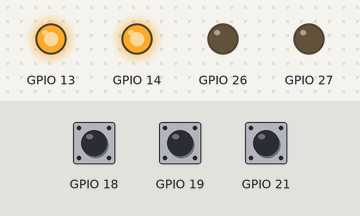
This sketch was run on a simulated ESP32. Shown: output pins drawn as LEDs (lit = HIGH). Dashed ring = blinking. The test bench sets the inputs (shaded band); at power-on: GPIO 19 HIGH, GPIO 21 HIGH, GPIO 18 HIGH. WiFi joins after 1.5 s; servers stay silent unless stated; uploads are accepted with an empty reply; what the sketch prints to the serial monitor is not drawn.

Above: at 4.7 s.
4.8 s: GPIO 19 pulled LOW for 1 s
At 5.82 s:
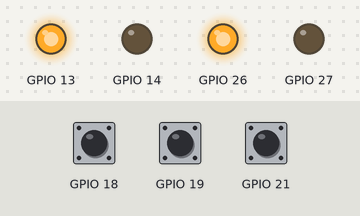
7.8 s: GPIO 21 pulled LOW for 3.2 s
At 7.9 s:
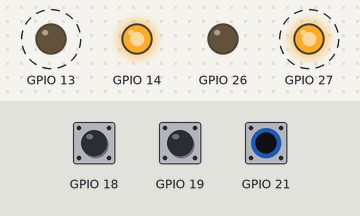
12.5 s: GPIO 18 pulled LOW for 0.15 s
At 13.0 s:
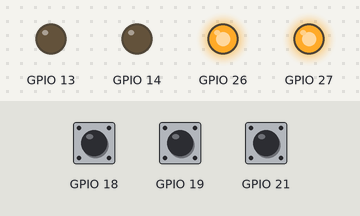
14.7 s: GPIO 18 pulled LOW for 3.2 s
At 18.7 s:
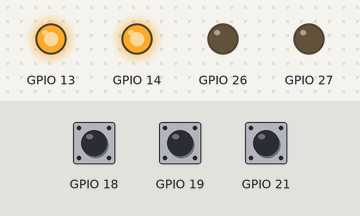
19.8 s: GPIO 19 pulled LOW for 3.2 s
At 19.9 s:
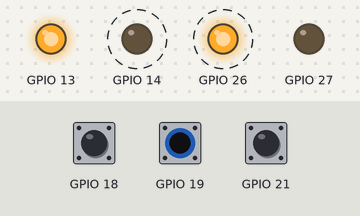
Timing chart, 0 to 24.4 s (numbered marks = the images above; inputs shaded):
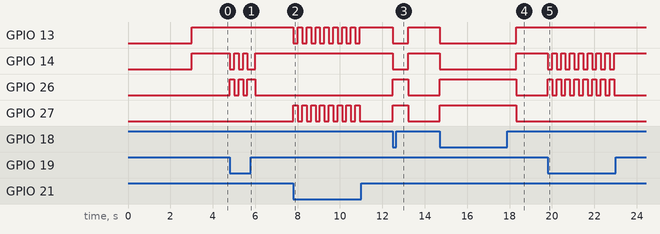

Measured:
- after the input at 4.8 s, GPIO 14: goes LOW 0.21 s, HIGH 0.21 s, LOW 0.21 s, HIGH 0.21 s, LOW 0.37 s, then HIGH, starting at once; GPIO 26: goes HIGH 0.21 s, LOW 0.21 s, HIGH 0.21 s, LOW 0.21 s, HIGH 0.37 s, then LOW, starting at once
- after the input at 7.8 s, GPIO 13: alternates HIGH for 0.21 s and LOW for 0.21 s, 16 changes in all, then stays HIGH, starting at once; GPIO 27: alternates HIGH for 0.21 s and LOW for 0.21 s, 16 changes in all, then stays LOW, starting at once
- after the input at 12.5 s, GPIO 13, GPIO 14: HIGH → LOW at once, → HIGH 0.71 s later; GPIO 26, GPIO 27: LOW → HIGH at once, → LOW 0.71 s later
- after the input at 14.7 s, GPIO 13, GPIO 14: HIGH → LOW at once, → HIGH 3.6 s later; GPIO 26, GPIO 27: LOW → HIGH at once, → LOW 3.6 s later
- after the input at 19.8 s, GPIO 14: alternates HIGH for 0.21 s and LOW for 0.21 s, 16 changes in all, then stays HIGH, starting at once; GPIO 26: alternates HIGH for 0.21 s and LOW for 0.21 s, 16 changes in all, then stays LOW, starting at once

The sketch:

smartlock.ino
```cpp
#include <WiFi.h>
#include <HTTPClient.h>
const char* ssid = "iPhone Вероніка";
const char* password = "wwwwwwww";
int lock1 = 1;
int lock2 = 1;
int cd1 = 0;
bool updateSite = false;
bool updateSite2 = true;
int cd2 = 0;
TaskHandle_t Task1;
TaskHandle_t Task2;

void Task1code( void * pvParameters ){


  for(;;){

    update();

  }

}

void Task2code( void * pvParameters ){


  for(;;){
int buttonState = digitalRead(21);
  int buttonState1 = digitalRead(19);
 int buttonState2 = digitalRead(18);
//  Serial.println(cd1);
    if( cd1 < 0){

      if(buttonState == 0){
        updateSite = true;
        updateSite2 = false;
        if(lock1 == 1){
          lock1 = 0;
        }else{
          lock1 = 1;
        }
        cd1 = 200;
      }
    }else{
      cd1--;
    }

    if( cd2 < 0){

      if(buttonState1 == 0){
        updateSite = true;
        updateSite2 = false;
        if(lock2 == 1){
          lock2 = 0;
        }else{
          lock2 = 1;
        }
        cd2 = 200;
      }
    }else{
      cd2--;
    }
 if( cd2 < 0 && cd1 < 0){

      if(buttonState2 == 0){
        updateSite = true;
        updateSite2 = false;
        lock1 = 0;
        lock2 =0;
        cd2 = 200;
        cd1 = 200;
      }
    }


    digitalWrite(13,lock1);

    digitalWrite(14,lock2);
    digitalWrite(27,!lock1);

    digitalWrite(26,!lock2);
    delay(1);
  }

}

void setup() {
  Serial.begin(115200);
    delay(1000);

    WiFi.mode(WIFI_STA); //Optional
    WiFi.begin(ssid, password);
    Serial.println("\nConnecting");

    while(WiFi.status() != WL_CONNECTED){
        Serial.print(".");
        delay(100);
    }

    Serial.println("\nConnected to the WiFi network");
    Serial.print("Local ESP32 IP: ");
    Serial.println(WiFi.localIP());

  // put your setup code here, to run once:
  pinMode(13,OUTPUT);
  pinMode(14,OUTPUT);
  pinMode(26,OUTPUT);
  pinMode(27,OUTPUT);
  pinMode(21, INPUT_PULLUP);
  pinMode(19, INPUT_PULLUP);
  pinMode(18, INPUT_PULLUP);

  xTaskCreatePinnedToCore(
                    Task1code,   /* Task function. */
                    "Task1",     /* name of task. */
                    10000,       /* Stack size of task */
                    NULL,        /* parameter of the task */
                    -1,           /* priority of the task */
                    &Task1,      /* Task handle to keep track of created task */
                    0);          /* pin task to core 0 */
  delay(500);

  //create a task that will be executed in the Task2code() function, with priority 1 and executed on core 1
  xTaskCreatePinnedToCore(
                    Task2code,   /* Task function. */
                    "Task2",     /* name of task. */
                    10000,       /* Stack size of task */
                    NULL,        /* parameter of the task */
                    1,           /* priority of the task */
                    &Task2,      /* Task handle to keep track of created task */
                    1);          /* pin task to core 1 */
    delay(500);
}

void update(){
  if ((WiFi.status() == WL_CONNECTED)) {


    // создаем объект для работы с HTTP
    HTTPClient http;
    if(updateSite){
          int tmp1 = 0;
          int tmp2 = 0;
          if(lock1 == 1){
                tmp1 = 0;
              }else{
                tmp1=1;
              }
              if(lock2 == 1){
                tmp2 = 0;
              }else{
                tmp2=1;
              }
          http.begin("https://veronikakosiuk.azurewebsites.net/keys.php?act=put&k1="+String(tmp1)+"&k2="+String(tmp2));
            // делаем GET запрос
            Serial.println("https://veronikakosiuk.azurewebsites.net/keys.php?act=put&k1="+String(tmp1)+"&k2="+String(tmp2));
            int httpCode = http.PUT("Request");

            // проверяем успешность запроса
            if (httpCode > 0) {
              updateSite = false;
              updateSite2 = true;
            }
    }else{
      http.begin("https://veronikakosiuk.azurewebsites.net/keys.php?act=get");
            // делаем GET запрос
            int httpCode = http.GET();

            // проверяем успешность запроса
            if (httpCode > 0) {
              // выводим ответ сервера
              String req = http.getString();

            if(updateSite2){
              lock1 = req[0]-'0';
              lock2 = req[2]-'0';
              if(lock1 == 1){
                lock1 = 0;
              }else{
                lock1=1;
              }
              if(lock2 == 1){
                lock2 = 0;
              }else{
                lock2=1;
              }
            }

            }
    }
      http.end();

  }
  delay(100);
}

void loop() {
  // put your main code here, to run repeatedly:

}
```
